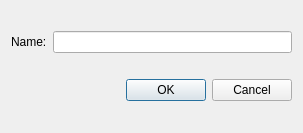
<?xml version="1.0" encoding="UTF-8"?>
<ui version="4.0">
 <class>Dialog</class>
 <widget class="QDialog" name="Dialog">
  <property name="geometry">
   <rect>
    <x>0</x>
    <y>0</y>
    <width>303</width>
    <height>133</height>
   </rect>
  </property>
  <property name="windowTitle">
   <string>Dialog</string>
  </property>
  <layout class="QVBoxLayout" name="verticalLayout">
   <item>
    <layout class="QHBoxLayout" name="horizontalLayout">
     <item>
      <widget class="QLabel" name="label">
       <property name="text">
        <string>Name:</string>
       </property>
       <property name="buddy">
        <cstring>nameEdit</cstring>
       </property>
      </widget>
     </item>
     <item>
      <widget class="QLineEdit" name="nameEdit"/>
     </item>
    </layout>
   </item>
   <item>
    <layout class="QHBoxLayout" name="horizontalLayout_2">
     <item>
      <spacer name="horizontalSpacer">
       <property name="orientation">
        <enum>Qt::Horizontal</enum>
       </property>
       <property name="sizeHint" stdset="0">
        <size>
         <width>40</width>
         <height>20</height>
        </size>
       </property>
      </spacer>
     </item>
     <item>
      <widget class="QPushButton" name="OK">
       <property name="text">
        <string>OK</string>
       </property>
      </widget>
     </item>
     <item>
      <widget class="QPushButton" name="Cancel">
       <property name="text">
        <string>Cancel</string>
       </property>
      </widget>
     </item>
    </layout>
   </item>
  </layout>
 </widget>
 <tabstops>
  <tabstop>nameEdit</tabstop>
  <tabstop>OK</tabstop>
  <tabstop>Cancel</tabstop>
 </tabstops>
 <resources/>
 <connections>
  <connection>
   <sender>Cancel</sender>
   <signal>clicked()</signal>
   <receiver>Dialog</receiver>
   <slot>close()</slot>
   <hints>
    <hint type="sourcelabel">
     <x>272</x>
     <y>110</y>
    </hint>
    <hint type="destinationlabel">
     <x>295</x>
     <y>129</y>
    </hint>
   </hints>
  </connection>
 </connections>
</ui>
